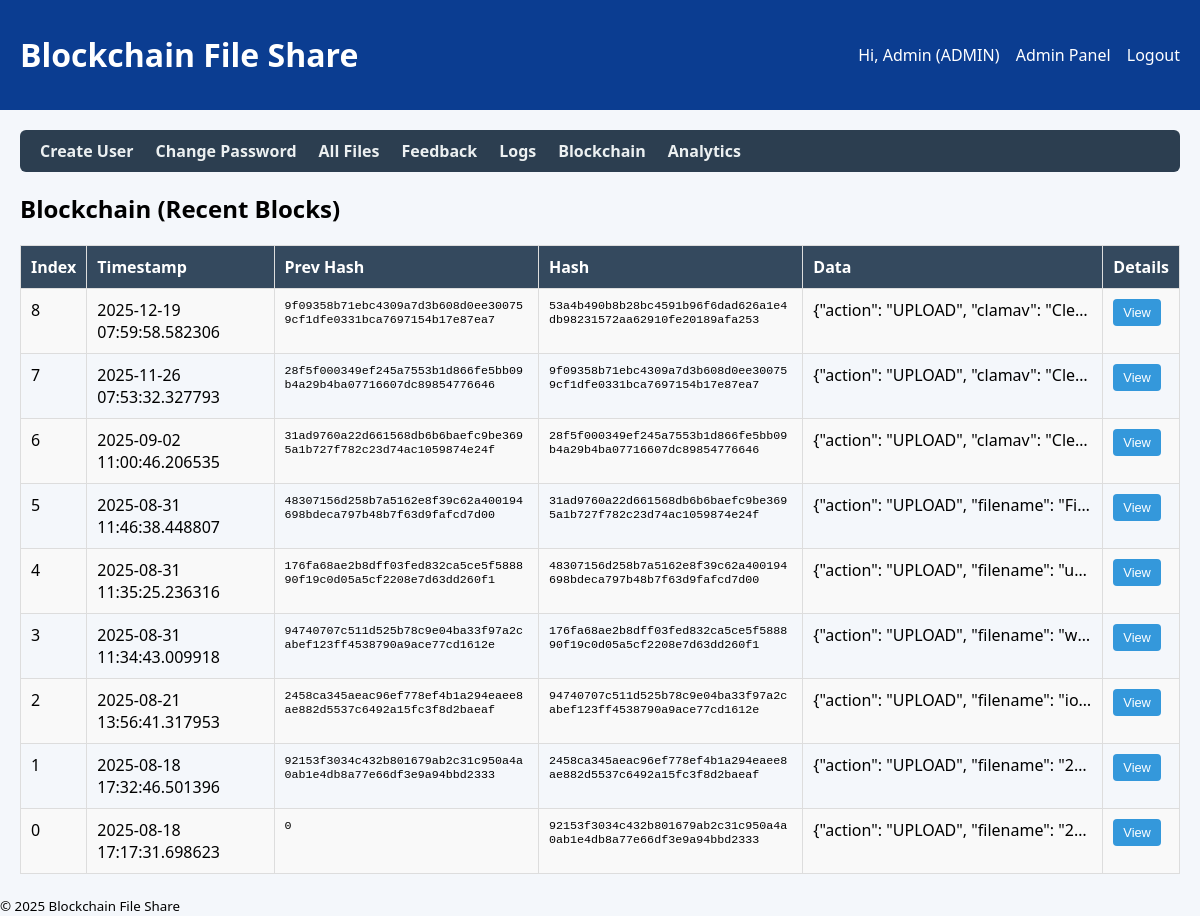
The page /admin/chain (signed in) on the database its author committed.
### app/models.py (models this page shows, shortened)
class User(db.Model, UserMixin):
    id = db.Column(db.Integer, primary_key=True)
    email = db.Column(db.String(255), unique=True, nullable=False)
    username = db.Column(db.String(80), nullable=True)
    password_hash = db.Column(db.String(255), nullable=False)
    role = db.Column(db.String(20), default='USER')  # 'ADMIN' or 'USER'
    active = db.Column(db.Boolean, default=True)
    created_at = db.Column(db.DateTime, default=datetime.utcnow)
    notification_email = db.Column(db.String(255), nullable=True)  # where to send notifications

class Block(db.Model):
    id = db.Column(db.Integer, primary_key=True)
    index = db.Column(db.Integer, nullable=False)
    prev_hash = db.Column(db.String(64), nullable=True)
    nonce = db.Column(db.Integer, nullable=False)
    timestamp = db.Column(db.DateTime, default=datetime.utcnow)
    data_json = db.Column(db.Text, nullable=False)
    block_hash = db.Column(db.String(64), nullable=False)

### app/blueprints/admin.py (the view)
@admin_bp.route('/chain', methods=['GET'])
@login_required
def chain_page():
    blocks = Block.query.order_by(Block.index.desc()).limit(200).all()
    return render_template('admin/chain.html', blocks=blocks)

### app/blueprints/admin.py (called while the page is built)
def admin_required():
    return current_user.is_authenticated and current_user.role == 'ADMIN'

@admin_bp.before_request
def check_admin():
    if request.endpoint and request.endpoint.startswith('admin.'):
        if not admin_required():
            return redirect(url_for('admin.admin_login'))

### app/models.py (called while the page is built)
@login_manager.user_loader
def load_user(user_id):
    return User.query.get(int(user_id))

### app/templates/admin/chain.html (shortened to what this page needs)
{% extends 'base.html' %}
{% block content %}
<nav class="admin-nav">
    <a href="{{ url_for('admin.create_user_page') }}">Create User</a>
    <a href="{{ url_for('admin.change_password_page') }}">Change Password</a>
    <a href="{{ url_for('admin.all_files_page') }}">All Files</a>
    <a href="{{ url_for('admin.feedback_page') }}">Feedback</a>
    <a href="{{ url_for('admin.logs_page') }}">Logs</a>
    <a href="{{ url_for('admin.chain_page') }}">Blockchain</a>
    <a href="{{ url_for('admin.analytics_page') }}">Analytics</a>
</nav>
<h2>Blockchain (Recent Blocks)</h2>
<div class="table-container">
<table>
    <tr>
        <th>Index</th>
        <th>Timestamp</th>
        <th>Prev Hash</th>
        <th>Hash</th>
        <th>Data</th>
        <th>Details</th>
    </tr>
    {% for b in blocks %}
    <tr>
        <td>{{ b.index }}</td>
        <td>{{ b.timestamp }}</td>
        <td class="mono">{{ b.prev_hash }}</td>
        <td class="mono">{{ b.block_hash }}</td>
        <td style="max-width:300px;overflow:hidden;white-space:nowrap;text-overflow:ellipsis">
            {{ b.data_json[:200] }}...
        </td>
        <td>
            <button class="btn-small" onclick="showModal('modal-{{ loop.index0 }}')">View</button>
        </td>
    </tr>
    {% endfor %}
</table>
</div>
{% endblock %}

### app/templates/base.html
<!doctype html>
<html><head><meta charset="utf-8"><meta name="viewport" content="width=device-width,initial-scale=1"><title>Blockchain File Share</title>
<link rel="stylesheet" href="{{ url_for('static', filename='css/style.css') }}"></head><body>
<header class="topbar"><h1>Blockchain File Share</h1><nav>
  {% if current_user.is_authenticated %}
    <span>Hi, {{ current_user.username or current_user.email }} ({{ current_user.role }})</span>
    {% if current_user.role == 'ADMIN' %}<a href="{{ url_for('admin.create_user_page') }}">Admin Panel</a>{% else %}<a href="{{ url_for('user.upload_page') }}">User Panel</a>{% endif %}
    <a href="{{ url_for('auth.logout') }}">Logout</a>
  {% else %}
    <a href="{{ url_for('auth.login') }}">User Login</a> | <a href="{{ url_for('auth.admin_login') }}">Admin Login</a>
  {% endif %}
</nav></header><main class="container">{% with messages = get_flashed_messages() %}{% if messages %}<ul class="flash">{% for m in messages %}<li>{{ m }}</li>{% endfor %}</ul>{% endif %}{% endwith %}{% block content %}{% endblock %}</main>
<footer class="footer"><small>&copy; 2025 Blockchain File Share</small></footer></body></html>

### app/static/css/style.css (style rules this page uses)
* { box-sizing:border-box }
body { margin:0;font-family:system-ui,-apple-system,Segoe UI,Roboto,Arial;background:#f4f7fb }
header.topbar { display:flex;justify-content:space-between;align-items:center;padding:12px 20px;background:#0b3d91;color:#fff }
header.topbar a { color:#fff;text-decoration:none;margin-left:12px }
main.container { padding:20px }
nav.admin-nav a, nav.user-nav a { margin-right:12px }
table { width:100%;border-collapse:collapse }
th,td { padding:8px;border-bottom:1px solid #eee }

### app/templates/admin/chain.html (style rules this page uses)
.admin-nav { margin-bottom: 20px; background: #2c3e50; padding: 10px; border-radius: 6px; display: flex; justify-content: flex-start; }
.admin-nav a { color: #ecf0f1; margin: 0 10px; text-decoration: none; font-weight: bold; }
.table-container { overflow-x: auto; margin-top: 20px; }
table { width: 100%; border-collapse: collapse; min-width: 800px; }
table th, table td { border: 1px solid #ddd; padding: 10px; text-align: left; vertical-align: top; }
table th { background: #34495e; color: #fff; }
table tr:nth-child(even) { background: #f9f9f9; }
.mono { font-family: monospace; font-size: 0.9em; word-break: break-all; }
.btn-small { background: #3498db; color: white; border: none; padding: 6px 10px; border-radius: 4px; cursor: pointer; font-size: 0.8em; }

### rows shown on the page
User: username "Admin", role "ADMIN"
Block: index "8", timestamp "2025-12-19 07:59:58.582306", prev_hash "9f09358b71ebc4309a7d3b608d0ee300759cf1dfe0331bca7697154b17e87ea7", block_hash "53a4b490b8b28bc4591b96f6dad626a1e4db98231572aa62910fe20189afa253", data_json "{\"action\": \"UPLOAD\", \"clamav\": \"Cle…"
Block: index "7", timestamp "2025-11-26 07:53:32.327793", prev_hash "28f5f000349ef245a7553b1d866fe5bb09b4a29b4ba07716607dc89854776646", block_hash "9f09358b71ebc4309a7d3b608d0ee300759cf1dfe0331bca7697154b17e87ea7", data_json "{\"action\": \"UPLOAD\", \"clamav\": \"Cle…"
Block: index "6", timestamp "2025-09-02 11:00:46.206535", prev_hash "31ad9760a22d661568db6b6baefc9be3695a1b727f782c23d74ac1059874e24f", block_hash "28f5f000349ef245a7553b1d866fe5bb09b4a29b4ba07716607dc89854776646", data_json "{\"action\": \"UPLOAD\", \"clamav\": \"Cle…"
Block: index "5", timestamp "2025-08-31 11:46:38.448807", prev_hash "48307156d258b7a5162e8f39c62a400194698bdeca797b48b7f63d9fafcd7d00", block_hash "31ad9760a22d661568db6b6baefc9be3695a1b727f782c23d74ac1059874e24f", data_json "{\"action\": \"UPLOAD\", \"filename\": \"Fi…"
Block: index "4", timestamp "2025-08-31 11:35:25.236316", prev_hash "176fa68ae2b8dff03fed832ca5ce5f588890f19c0d05a5cf2208e7d63dd260f1", block_hash "48307156d258b7a5162e8f39c62a400194698bdeca797b48b7f63d9fafcd7d00", data_json "{\"action\": \"UPLOAD\", \"filename\": \"u…"
Block: index "3", timestamp "2025-08-31 11:34:43.009918", prev_hash "94740707c511d525b78c9e04ba33f97a2cabef123ff4538790a9ace77cd1612e", block_hash "176fa68ae2b8dff03fed832ca5ce5f588890f19c0d05a5cf2208e7d63dd260f1", data_json "{\"action\": \"UPLOAD\", \"filename\": \"w…"
Block: index "2", timestamp "2025-08-21 13:56:41.317953", prev_hash "2458ca345aeac96ef778ef4b1a294eaee8ae882d5537c6492a15fc3f8d2baeaf", block_hash "94740707c511d525b78c9e04ba33f97a2cabef123ff4538790a9ace77cd1612e", data_json "{\"action\": \"UPLOAD\", \"filename\": \"io…"
Block: index "1", timestamp "2025-08-18 17:32:46.501396", prev_hash "92153f3034c432b801679ab2c31c950a4a0ab1e4db8a77e66df3e9a94bbd2333", block_hash "2458ca345aeac96ef778ef4b1a294eaee8ae882d5537c6492a15fc3f8d2baeaf", data_json "{\"action\": \"UPLOAD\", \"filename\": \"2…"
Block: index "0", timestamp "2025-08-18 17:17:31.698623", prev_hash "0", block_hash "92153f3034c432b801679ab2c31c950a4a0ab1e4db8a77e66df3e9a94bbd2333", data_json "{\"action\": \"UPLOAD\", \"filename\": \"2…"
